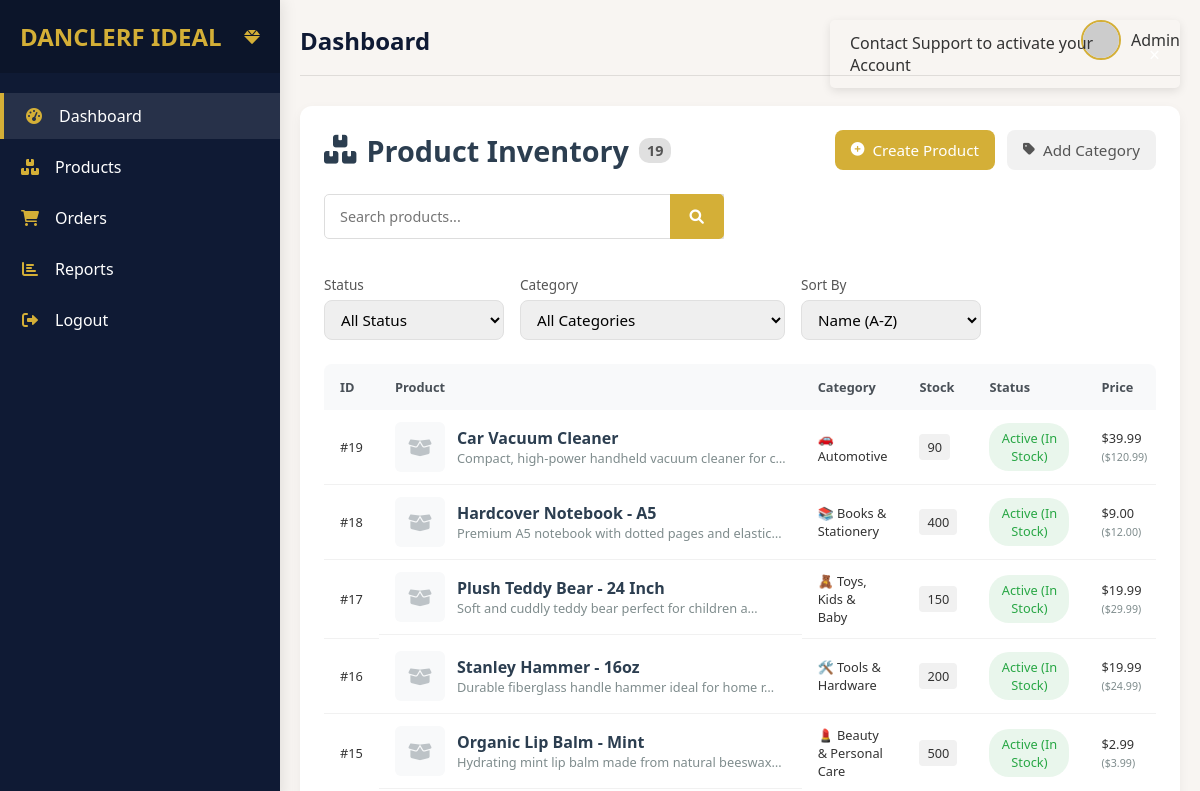
Page /products/ (signed in, upper part) on the earlier database version.
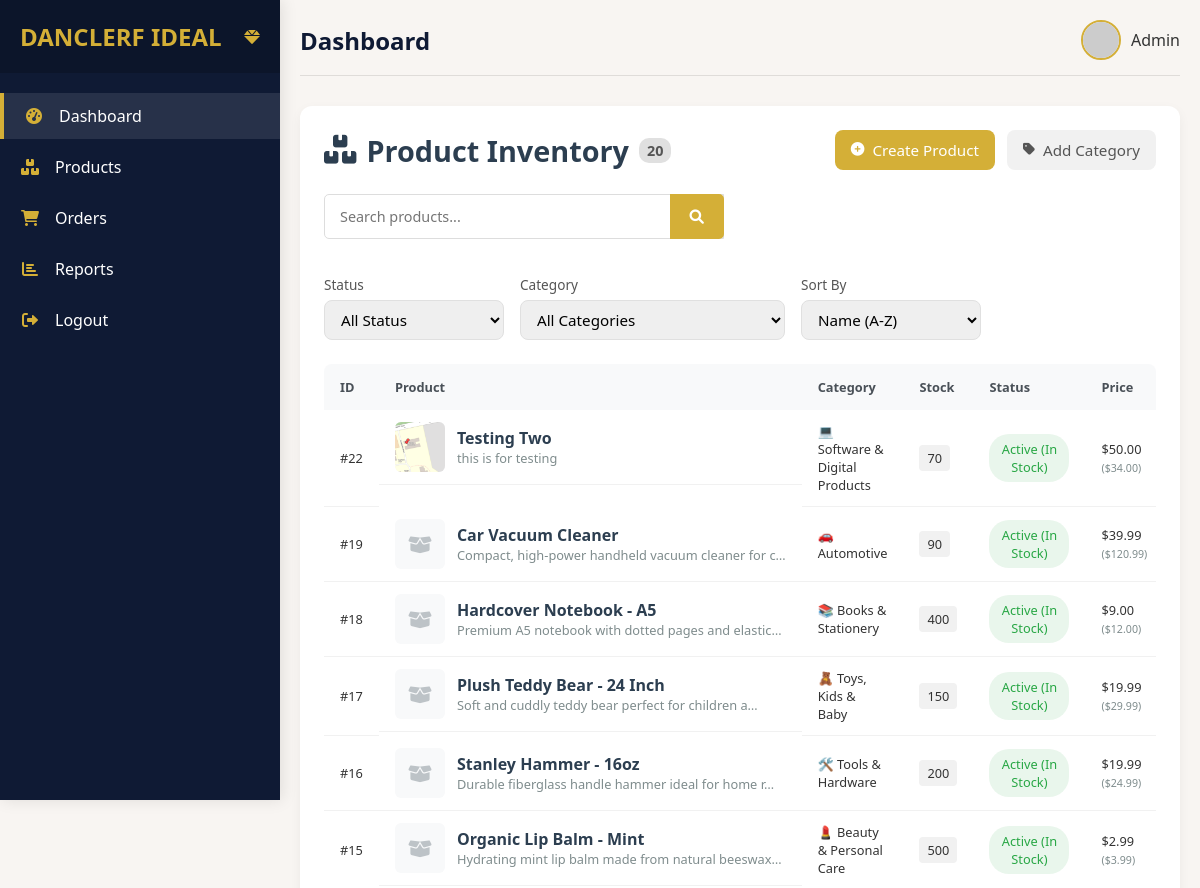
Same page on the later database version.
### shop/models/products.py (models this page shows, shortened)
class Product(BaseModel):
    STATUS = [
        ('active', 'Active (In Stock)'),
        ('inactive', 'Out of Stock'),
    ]
    name = models.CharField(max_length=255)
    description = models.TextField(blank=True)
    category = models.ForeignKey(Category, on_delete=models.CASCADE, null=True, blank=True)
    status = models.CharField(max_length=100, choices=STATUS)
    image = models.ImageField(blank=True, null=True)
    stock_quantity = models.PositiveIntegerField(default=0)
    actual_price = models.DecimalField(max_digits=10, decimal_places=2, default=0.00)
    selling_price = models.DecimalField(max_digits=10, decimal_places=2, default=0.00)

class Category(BaseModel):
    name = models.CharField(max_length=100)
    def __str__(self):
        return self.name

### shop/views.py (the view, shortened to what this page needs)
# urls.py: path("products/", products, name="products"),
@login_required
def products(request):
    try:
        has_activated_account(request)
    except:
        pass
    product_form = ProductForm()
    category_form = CategoryForm()
    products = Product.objects.select_related("category").all()
    categories = Category.objects.all()
    status_filter = request.GET.get("status", "all")
    category_filter = request.GET.get("category", "")
    search_term = request.GET.get("search", "").lower()
    response_format = request.GET.get("format", "html")
    if status_filter != "all":
        products = products.filter(status=status_filter)
    if category_filter:
        products = products.filter(category_id=category_filter)
    if search_term:
        products = products.filter(name__icontains=search_term)
    context = {
        "products": products,
        "categories": categories,
        "product_form": product_form,
        "category_form": category_form,
    }
    return render(request, "main/products.html", context)

### shop/forms.py
class CategoryForm(forms.ModelForm):
    class Meta:
        model = Category
        fields = ["name"]

### shop/views.py (called while the page is built)
def has_activated_account(request):
    if request.user.has_activated == False:
        messages.error(request, "Contact Support to activate your Account")
        logout(request)
        return redirect("login_view")

### templates/main/products.html (shortened to what the changed rows need)
{% extends 'main/base.html' %}
{% load static %}
{% block content %}
<div class="product-inventory-container">
    {% if messages %}
    <div class="messages-container">
        {% for message in messages %}
        <div class="alert alert-{{ message.tags }}">
            {{ message }}
            <button type="button" class="close" data-dismiss="alert">&times;</button>
        </div>
        {% endfor %}
    </div>
    {% endif %}
    <div class="product-header">
        <h2 class="page-title">
            <i class="fas fa-boxes"></i> Product Inventory
            <span class="badge">{{ products.count }}</span>
        </h2>
    </div>
    <div class="product-table-container">
        <table class="product-table">
            <thead>
                <tr>
                    <th>ID</th>
                    <th>Product</th>
                    <th>Category</th>
                    <th>Stock</th>
                    <th>Status</th>
                    <th>Price</th>
                </tr>
            </thead>
            <tbody>
                {% for product in products %}
                <tr data-id="{{ product.id }}"
                    data-status="{{ product.status }}"
                    data-category="{{ product.category.id|default:'none' }}">
                    <td class="product-id">#{{ product.id }}</td>
                    <td class="product-info">
                        <div class="product-image">
                            {% if product.image %}
                            <img src="{{ product.image.url }}" alt="{{ product.name }}">
                            {% else %}
                            <div class="no-image">
                                <i class="fas fa-box-open"></i>
                            </div>
                            {% endif %}
                        </div>
                        <div class="product-details">
                            <h4>{{ product.name }}</h4>
                            <p class="text-muted truncate">{{ product.description|truncatechars:50 }}</p>
                        </div>
                    </td>
                    <td class="product-category">
                        {{ product.category.name|default:"-" }}
                    </td>
                    <td class="product-stock">
                        <span class="stock-badge">{{ product.stock_quantity }}</span>
                    </td>
                    <td class="product-status">
                        <span class="status-badge {% if product.status == 'active' %}in-stock{% else %}out-of-stock{% endif %}">
                            {{ product.get_status_display }}
                        </span>
                    </td>
                    <td class="product-price">
                        ${{ product.selling_price }}
                        {% if product.actual_price %}
                        <small class="text-muted">(${{ product.actual_price }})</small>
                        {% endif %}
                    </td>
                </tr>
                {% endfor %}
            </tbody>
        </table>
    </div>
</div>
{% endblock content %}

Differences in the rows shown:
added Product: id "22", image (picture), name "Testing Two", description "this is for testing", category.name "💻 Software & Digital Products", stock_quantity "70", status "Active (In Stock)", selling_price "50.00", actual_price "34.00"
Other differences:
{{ products.count }}: "19" → "20"
list line gone: "Contact Support to activate your Account ×"
